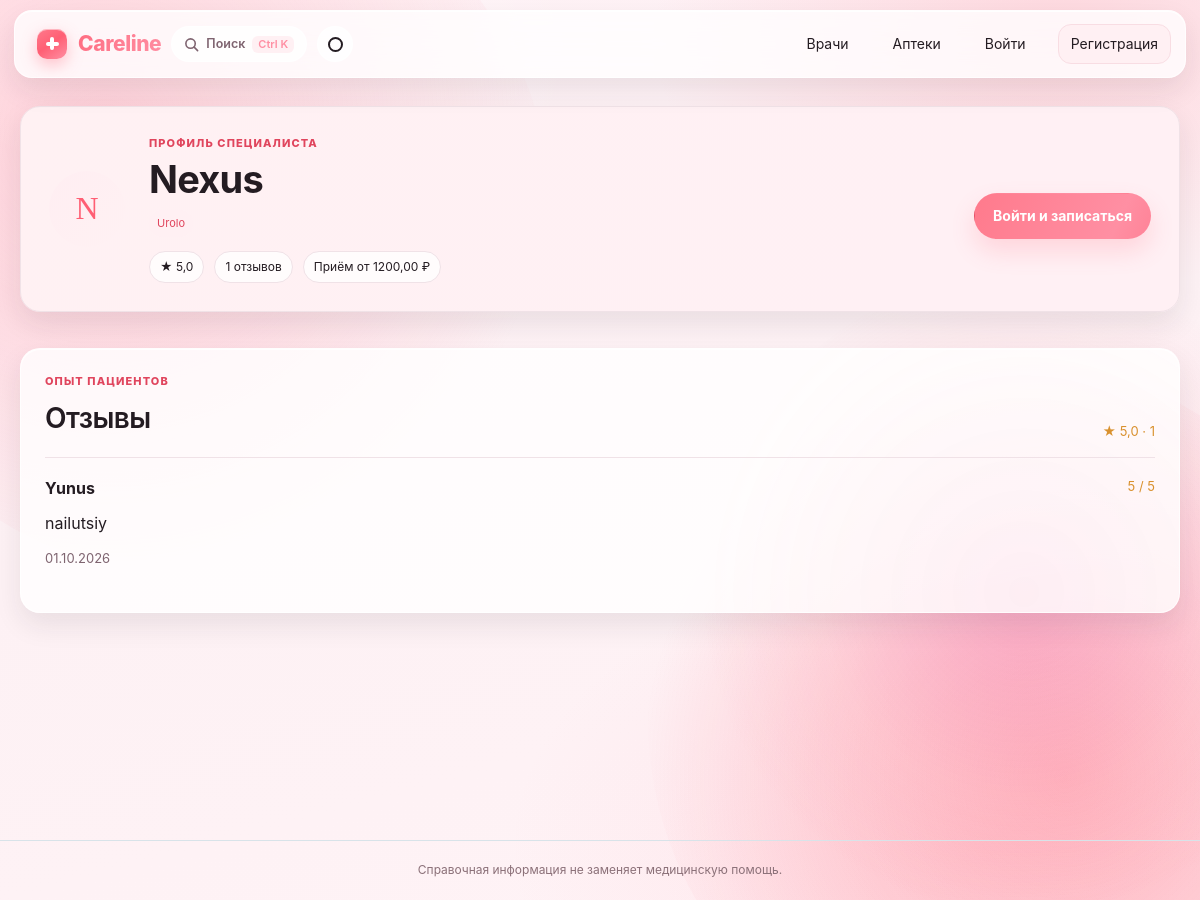
The page /doctors/1/ on the database its author committed.
### myapp/models.py (models this page shows, shortened)
class DoctorProfile(models.Model):
	class Status(models.TextChoices):
		FREE = 'FREE', 'Свободен'
		BUSY = 'BUSY', 'Занят'
		OFFLINE = 'OFFLINE', 'Не в сети'
		VACATION = 'VACATION', 'В отпуске'
		EMERGENCY = 'EMERGENCY', 'Экстренный вызов'
	user = models.OneToOneField(User, on_delete=models.CASCADE, related_name='doctor_profile')
	specialty = models.CharField(max_length=100, blank=True, default='')
	specialties = models.JSONField(default=list, blank=True)
	consultation_price = models.DecimalField(max_digits=8, decimal_places=2, default=1200.00)
	status = models.CharField(max_length=20, choices=Status.choices, default=Status.OFFLINE)
	rating = models.DecimalField(max_digits=3, decimal_places=2, default=0)
	reviews_count = models.PositiveIntegerField(default=0)
	@property
	def specialty_list(self):
		if self.specialties:
			return self.specialties
		if self.specialty:
			return [self.specialty]
		return []
	def get_full_name(self):
		return self.user.get_full_name() or self.user.username

class DoctorReview(models.Model):
	doctor = models.ForeignKey(DoctorProfile, on_delete=models.CASCADE, related_name='reviews')
	patient = models.ForeignKey(PatientProfile, on_delete=models.CASCADE, related_name='doctor_reviews')
	rating = models.PositiveSmallIntegerField(validators=[MinValueValidator(1), MaxValueValidator(5)])
	comment = models.TextField(blank=True)
	created_at = models.DateTimeField(auto_now_add=True)
	class Meta:
		ordering = ['-created_at']
		constraints = [
			models.UniqueConstraint(fields=['doctor', 'patient'], name='one_review_per_patient_doctor'),
		]

class PatientProfile(models.Model):
	class Intent(models.TextChoices):
		IDLE = 'IDLE', 'Нет активного запроса'
		SEARCHING_MEDICINE = 'SEARCHING_MEDICINE', 'Поиск лекарства'
		SEEKING_DOCTOR = 'SEEKING_DOCTOR', 'Поиск врача'
		CALLING_AMBULANCE = 'CALLING_AMBULANCE', 'Обращение за экстренной помощью'
		UNDER_TREATMENT = 'UNDER_TREATMENT', 'На лечении'
	class Urgency(models.TextChoices):
		NORMAL = 'NORMAL', 'Обычная'
		URGENT = 'URGENT', 'Срочная'
		CRITICAL = 'CRITICAL', 'Критическая'
	user = models.OneToOneField(User, on_delete=models.CASCADE, related_name='patient_profile')
	intent = models.CharField(max_length=30, choices=Intent.choices, default=Intent.IDLE)
	urgency = models.CharField(max_length=20, choices=Urgency.choices, default=Urgency.NORMAL)
	priority = models.PositiveSmallIntegerField(default=0, validators=[MaxValueValidator(100)])

### myapp/views.py (the view)
# urls.py: path('doctors/<int:doctor_id>/', doctor_detail, name='doctor_detail'),
def doctor_detail(request, doctor_id):
	doctor = get_object_or_404(DoctorProfile.objects.select_related('user'), pk=doctor_id)
	reviews = doctor.reviews.select_related('patient__user').order_by('-created_at')
	can_review = request.user.is_authenticated and doctor.user_id != request.user.pk
	can_book = request.user.is_authenticated and not user_is_doctor(request.user) and doctor.user_id != request.user.pk and doctor.status == DoctorProfile.Status.FREE
	return render(request, 'myapp/doctor_detail.html', {
		'doctor': doctor,
		'reviews': reviews,
		'can_review': can_review,
		'has_reviewed': request.user.is_authenticated and reviews.filter(patient__user=request.user).exists(),
		'can_message': request.user.is_authenticated and not user_is_doctor(request.user) and doctor.user_id != request.user.pk,
		'can_book': can_book,
		'is_favorite': request.user.is_authenticated and Favorite.objects.filter(user=request.user, doctor=doctor).exists(),
	})

### myapp/templates/myapp/doctor_detail.html (shortened to what this page needs)
{% extends 'myapp/base.html' %}
{% block content %}
    <section class="doctor-profile-hero">
        <div class="doctor-avatar doctor-profile-avatar">{{ doctor.get_full_name|slice:':1'|upper }}</div>
        <div class="doctor-profile-copy">
            <p class="eyebrow">ПРОФИЛЬ СПЕЦИАЛИСТА</p>
            <h1>{{ doctor.get_full_name }}</h1>
            <div class="doctor-specialties">
                {% for specialty in doctor.specialty_list %}<span>{{ specialty }}</span>{% empty %}<span>{{ doctor.primary_specialty }}</span>{% endfor %}
            </div>
            <div class="doctor-profile-stats">
                <span>★ {{ doctor.rating|floatformat:1 }}</span>
                <span>{{ doctor.reviews_count }} отзывов</span>
                <span>Приём от {{ doctor.consultation_price }} ₽</span>
            </div>
        </div>
        <div class="doctor-profile-actions">
            {% if can_book %}
                <form method="post" action="{% url 'start_doctor_conversation' doctor.pk %}">
                    {% csrf_token %}
                    <button class="button" type="submit">Поговорить с врачом</button>
                </form>
                <span class="muted appointment-action-note">После подтверждения врача откроется чат. Ответ ожидается до 10 минут.</span>
            {% elif can_message %}
                <span class="muted">Врач сейчас не принимает запросы</span>
            {% elif not user.is_authenticated %}
                <a class="button" href="{% url 'login' %}">Войти и записаться</a>
            {% endif %}
        </div>
    </section>
    <section class="section review-section">
        <div class="section-heading">
            <div><p class="eyebrow">ОПЫТ ПАЦИЕНТОВ</p><h2>Отзывы</h2></div>
            <span class="rating">★ {{ doctor.rating|floatformat:1 }} · {{ doctor.reviews_count }}</span>
        </div>
        <div class="review-list">
            {% for review in reviews %}
                <article class="review-entry">
                    <div class="review-entry-heading">
                        <strong>{{ review.patient.user.get_full_name|default:review.patient.user.username }}</strong>
                        <span class="rating">{{ review.rating }} / 5</span>
                    </div>
                    {% if review.comment %}<p>{{ review.comment|linebreaksbr }}</p>{% else %}<p class="muted">Пациент оставил оценку без комментария.</p>{% endif %}
                    <time class="muted" datetime="{{ review.created_at|date:'c' }}">{{ review.created_at|date:'d.m.Y' }}</time>
                </article>
            {% empty %}
                <p class="empty">Пока нет отзывов. Ваш отзыв поможет другим пациентам.</p>
            {% endfor %}
        </div>
    </section>
{% endblock %}

### myapp/static/myapp/style.css (style rules this page uses)
:root { color-scheme: light; --ink: #3b2b32; --muted: #8a6e77; --paper: #fff6f7; --white: #ffffff; --line: #f4dee3; --green: #ff8fa3; --green-dark: #e0455d; --mint: #ffeef2; --soft: #fff1ec; --amber: #c88725; --red: #e0455d; --sky: #edf3fc; --shadow: 0 18px 45px rgba(74, 46, 56, 0.09); }
* { box-sizing: border-box; }
html { scroll-behavior: smooth; }
body { margin: 0; background-color: var(--paper); background-image: linear-gradient(120deg, rgba(255, 246, 247,.96), rgba(255,255,255,.9) 50%, rgba(255, 236, 241,.9)); background-attachment: fixed; color: var(--ink); font-family: "Trebuchet MS", "Segoe UI", sans-serif; line-height: 1.55; }
a { color: var(--green-dark); text-decoration: none; }
.eyebrow { margin: 0 0 7px; color: var(--green-dark); font-size: 11px; font-weight: 800; letter-spacing: .08em; }
h1, h2, h3, p { margin-top: 0; }
h1 { margin-bottom: 13px; font-family: Georgia, serif; font-size: clamp(34px, 5vw, 54px); font-weight: 500; line-height: 1.07; }
h2 { margin-bottom: 12px; font-family: Georgia, serif; font-size: 28px; font-weight: 500; }
.button { display: inline-flex; min-height: 46px; align-items: center; justify-content: center; gap: 20px; padding: 10px 18px; border: 1px solid var(--green); border-radius: 999px; background: linear-gradient(135deg, var(--green), #ff5f74); color: white; font: inherit; font-size: 14px; font-weight: 700; cursor: pointer; box-shadow: 0 18px 28px rgba(255, 95, 116, 0.22); transition: transform .2s ease, box-shadow .2s ease; }
.section { margin-top: 36px; }
.section-heading { display: flex; align-items: end; justify-content: space-between; gap: 18px; margin-bottom: 16px; }
.section-heading h2 { margin-bottom: 0; }
.muted { color: var(--muted); font-size: 13px; }
.doctor-avatar { width: 46px; height: 46px; flex: 0 0 46px; display: grid; place-items: center; border-radius: 50%; background: linear-gradient(135deg, #ffeef2, #fff1f3); color: #e0455d; font-family: Georgia, serif; font-size: 20px; }
.rating { color: var(--amber); font-size: 13px; }
.doctor-specialties { display: flex; flex-wrap: wrap; gap: 6px; }
.doctor-specialties span { padding: 5px 8px; border-radius: 999px; background: var(--mint); color: var(--green-dark); font-size: 11px; }
.container > section { animation: rise-in .5s ease-out both; }
.doctor-profile-hero { display: grid; grid-template-columns: auto minmax(0, 1fr) auto; align-items: center; gap: 24px; padding: 28px; border: 1px solid var(--line); border-radius: 24px; background: linear-gradient(125deg, #fff1f3, #fff0f4 76%); box-shadow: var(--shadow); }
.doctor-profile-avatar { width: 76px; height: 76px; font-size: 32px; }
.doctor-profile-copy h1 { margin-bottom: 10px; font-size: 38px; }
.doctor-profile-stats, .doctor-profile-actions { display: flex; flex-wrap: wrap; align-items: center; gap: 10px; margin-top: 14px; }
.doctor-profile-stats span { padding: 6px 10px; border: 1px solid var(--line); border-radius: 999px; background: rgba(255,255,255,.8); font-size: 12px; }
.review-section { padding: 24px; border: 1px solid var(--line); border-radius: 22px; background: rgba(255,255,255,.88); box-shadow: var(--shadow); }
.review-list { display: grid; gap: 1px; }
.review-entry { padding: 18px 0; border-top: 1px solid var(--line); }
.review-entry p { margin: 10px 0; }
.review-entry-heading { display: flex; justify-content: space-between; gap: 12px; }

### myapp/static/myapp/motion.css (style rules this page uses)
.doctor-row, .doctor-card, .pharmacy-card, .medicine-card, .med-row, .prescription-section, .profile-panel, .sidebar-card, .review-section, .registration-choice-card, .welcome-aside, .urgent-strip, .stat-pill { transition: transform .28s cubic-bezier(.2,.8,.2,1), box-shadow .28s ease, border-color .28s ease; }
.button { position: relative; overflow: hidden; isolation: isolate; }
.button::before { position: absolute; content: ""; top: -60%; left: -80%; z-index: -1; width: 45%; height: 220%; background: linear-gradient(100deg, transparent, rgba(255,255,255,.45), transparent); transform: skewX(-22deg); transition: left .55s cubic-bezier(.2,.8,.2,1); }
.rating { display: inline-block; transition: transform .22s cubic-bezier(.2,.8,.2,1), text-shadow .22s ease; }

### rows shown on the page
DoctorProfile: get_full_name "N", get_full_name "Nexus", specialty_list "Urolo", rating "5,0", reviews_count "1", consultation_price "1200,00"
DoctorReview: patient.user.get_full_name "Yunus", rating "5", comment "nailutsiy", created_at "01.10.2026"
